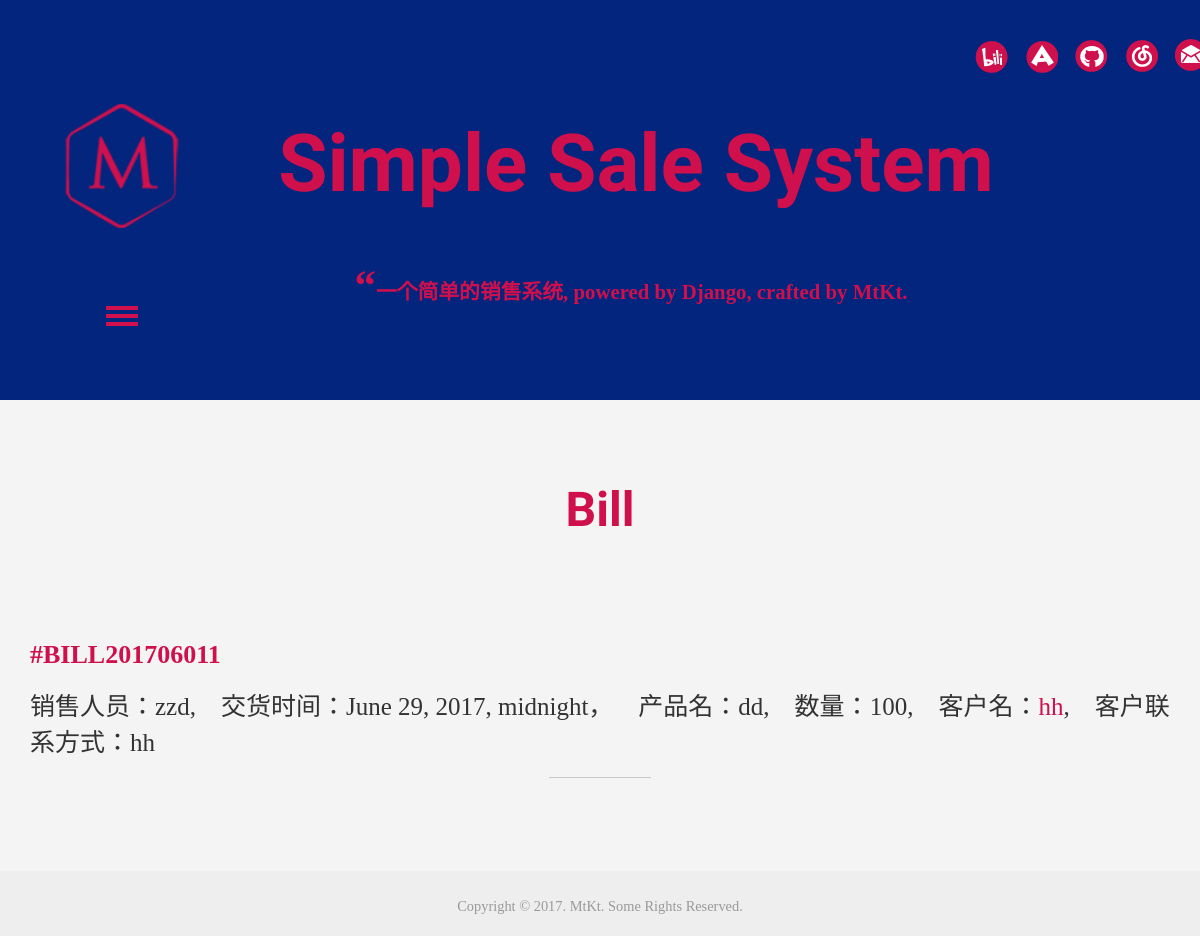
The app's page /bill/1, older data.
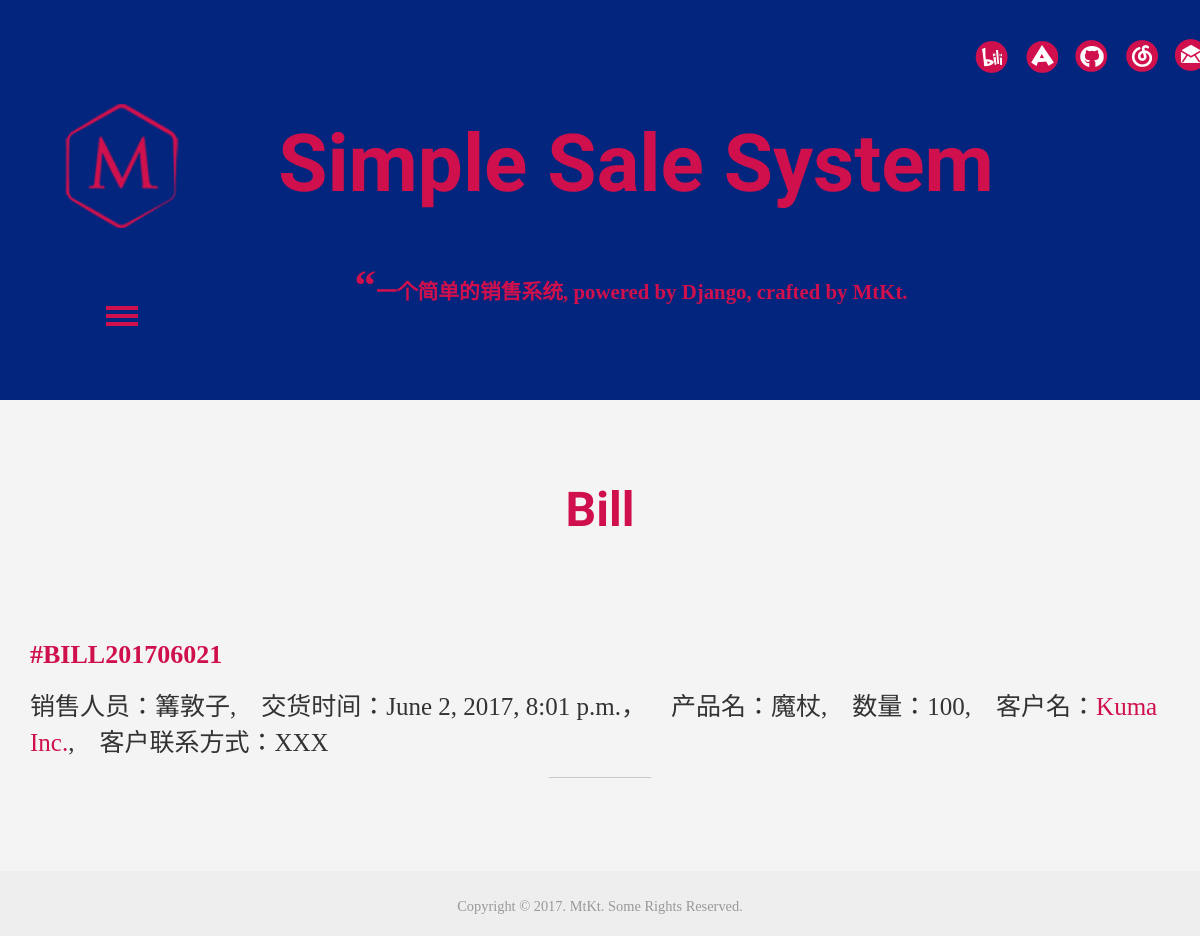
The same page, newer data.
### i_m/models.py (models this page shows, shortened)
class Bill(models.Model):
    STATUS = {
        0:u'已审阅',
        1:u'草稿'
    }
    sales_name = models.ForeignKey(Staff, verbose_name=u'销售人员', on_delete=models.CASCADE)
    company_name = models.ForeignKey(Company, verbose_name=u'公司', on_delete=models.CASCADE)
    create_time = models.DateTimeField('创建时间', auto_now_add=True)
    deliver_time = models.DateTimeField('交货时间', auto_now_add=False)
    bill_status = models.IntegerField('单证状态', default=0, choices=STATUS.items())
    product_name = models.CharField('货物名称', max_length = 40)
    quantity = models.IntegerField('需求数量')
    '''def save(self, *args, **kwargs):
        self.company_id = 'BILL'+str(self.create_time)+str(self.pk)
        super().save(*args, **kwargs)'''
    def get_absolute_url(self):
        return reverse('i_m:bill', kwargs={'bill_id': self.id})

class Staff(models.Model):
    user = models.OneToOneField(User, on_delete=models.CASCADE)
    name = models.CharField('姓名',max_length = 40)
    department = models.CharField('部门',max_length = 40)
    position = models.CharField('职位',max_length = 40)
    tel = models.CharField('联系方式',max_length = 40)
    create_time = models.DateTimeField('入职时间', auto_now_add=True)
    '''def save(self, *args, **kwargs):
        self.staff_id = 'STF'+self.pk
        super().save(*args, **kwargs)'''
    def __str__(self):
        return self.name

class Company(models.Model):
    LEVEL = {
        0:u'A',
        1:u'B',
        2:u'C'
    }
    name = models.CharField('名称',max_length = 40)
    contact = models.CharField('负责人',max_length = 40)
    area = models.CharField('地区',max_length = 40)
    tel = models.CharField('联系方式',max_length = 40)
    create_time = models.DateTimeField('录入时间', auto_now_add=True)
    level = models.IntegerField('客户等级', default=0, choices=LEVEL.items())
    '''def save(self, *args, **kwargs):
        self.company_id = 'CSTMR'+self.create_time
        super().save(*args, **kwargs)'''
    def get_absolute_url(self):
        return reverse('i_m:company', kwargs={'company_id': self.id})

### i_m/views.py (the view)
# urls.py: url(r'^bill/(?P<bill_id>\w+)$', views.BillView.as_view(), name = 'bill' ),
class BillView(DetailView):
    template_name = 'i_m/bill.html'
    model = Bill
    context_object_name = 'bill'
    pk_url_kwarg = 'bill_id'

### i_m/templates/i_m/bill.html (shortened to what this page needs)
{% extends 'i_m/base.html'%}
{%  block content %}
<div id="about" class="about">
   <div class="container">
     <div class="about-top">
     <h3>Bill</h3>
       </div>
     </div>
   </div>
<div class="container">
      <article>
        <header>
          <h5 class="title-link">
            <div style="color: #D0104C;">
            <a href="{{bill.get_absolute_url }}"><b>#BILL{{bill.create_time|date:"Ymd" }}{{bill.id}}</b></a>
          </h5>
          <p>销售人员：{{bill.sales_name}},&emsp;交货时间：{{bill.deliver_time}}，&emsp;产品名：{{bill.product_name}},&emsp;数量：{{bill.quantity}},&emsp;客户名：<a href="{{bill.company_name.get_absolute_url }}">{{bill.company_name.name}}</a>,&emsp;客户联系方式：{{bill.company_name.tel}}</p>
        <i class="strp"></i>
        <br><br>
      </article>
</div>
{%  endblock %}

Row changes from the older to the newer data that the page shows:
changed Bill id 1: create_time "20170601" → "20170602"; sales_name "zzd" → "篝敦子"; deliver_time "June 29, 2017, midnight" → "June 2, 2017, 8:01 p.m."; product_name "dd" → "魔杖"; company_name.name "hh" → "Kuma Inc."; company_name.tel "hh" → "XXX"
